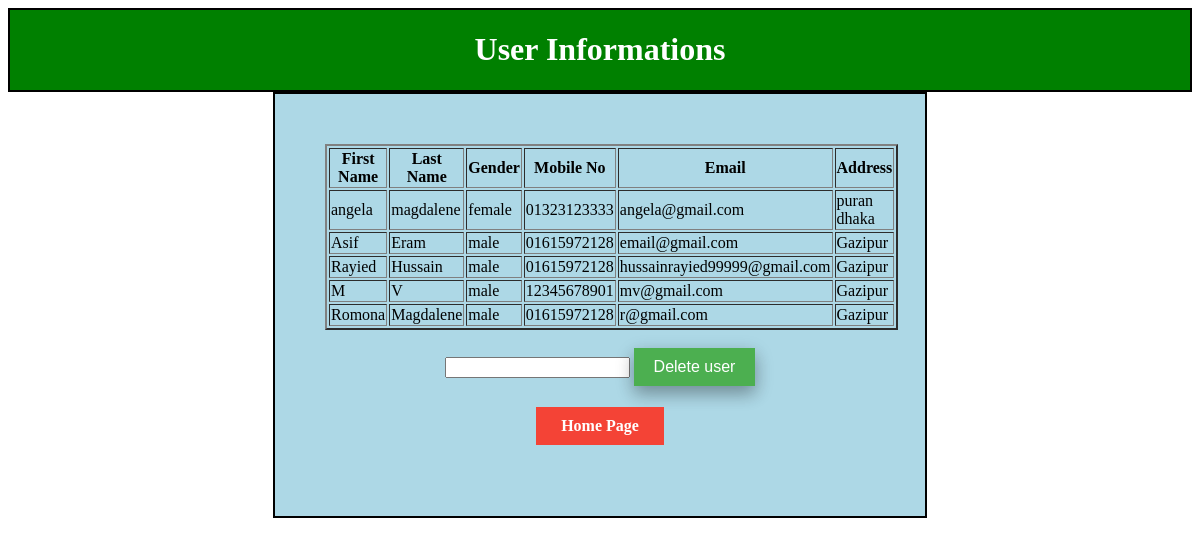
Screenshot of /Admin_View/AboutUser.php with the database file from the repository.
### tables this page shows
CREATE TABLE `reg` (
  `fname` varchar(30) NOT NULL,
  `lname` varchar(30) NOT NULL,
  `gender` varchar(20) NOT NULL,
  `mob` varchar(20) NOT NULL,
  `email` varchar(30) NOT NULL,
  `address` varchar(40) NOT NULL,
  `password` varchar(20) NOT NULL
);

### Admin_View/AboutUser.php (the view, shortened to what this page needs)
<html>
    <head>
        <link rel="stylesheet" href="../Admin_CSS/user.css">
    </head>
    <body>
        <div class="header">
            <h1>User Informations</h1>
        </div>
        <form action="" method="POST">
        <table border="2">
            <tr>
                <th>First Name</th>
                <th>Last Name</th>
                <th>Gender</th>
                <th>Mobile No</th>
                <th> Email</th>
                <th>Address</th>
            </tr>
            <?php
   $servername="localhost";
   $username="root";
   $password="";
   $dbname="web_project";
   $tablename="reg";
         $conn=new mysqli($servername,$username,$password,$dbname);
             $sql="SELECT fname,lname,gender,mob,email,address FROM $tablename ";
             $result=$conn->query($sql);
             if($result->num_rows>0){
                while($row=$result->fetch_assoc()){
                  echo "<tr><td>".$row["fname"]."
                  </td><td>".$row["lname"]."
                  </td><td>".$row["gender"]."
                  </td><td>".$row["mob"]."</td><td>"
                  .$row["email"]."</td><td>"
                  .$row["address"]."</td></tr>";
                }
                echo "</table>";
            }
            else{
                echo "No record founds";
            }
            ?>
        <br>
        <input type="email" name="inputdt">
        <input type="submit" name="delbtn" Value="Delete user" class="button b1">
        <h4> <a href="Admin_Homepage.php">Home Page</a></h4>
        </form>
    </body>
</html>

### Admin_CSS/user.css (style rules this page uses)
.header { border: 2px solid black; background-color: green; color: white; text-align: center; }
form { border: 2px solid black; background-color: lightblue; color: white; text-align: center; width: 550px; margin: auto; padding: 50px; }
body { background-image: url("https://zainview.com/wp-content/uploads/app-development-company-in-Ambala.png"); }
a:link, a:visited { background-color: #f44336; color: white; padding: 10px 25px; text-align: center; text-decoration: none; display: inline-block; }
.button { box-shadow: 0 8px 16px 0 rgba(0,0,0,0.2), 0 6px 20px 0 rgba(0,0,0,0.19); background-color: #4CAF50; border: none; color: white; padding: 10px 20px; text-align: center; text-decoration: none; display: inline-block; font-size: 16px; margin: auto; cursor: pointer; transition: 0.25s; }

### rows the page displays
reg: fname "angela", lname "magdalene", gender "female", mob "01323123333", email "angela@gmail.com", address "puran dhaka"
reg: fname "Asif", lname "Eram", gender "male", mob "01615972128", email "email@gmail.com", address "Gazipur"
reg: fname "Rayied", lname "Hussain", gender "male", mob "01615972128", email "hussainrayied99999@gmail.com", address "Gazipur"
reg: fname "M", lname "V", gender "male", mob "12345678901", email "mv@gmail.com", address "Gazipur"
reg: fname "Romona", lname "Magdalene", gender "male", mob "01615972128", email "r@gmail.com", address "Gazipur"
